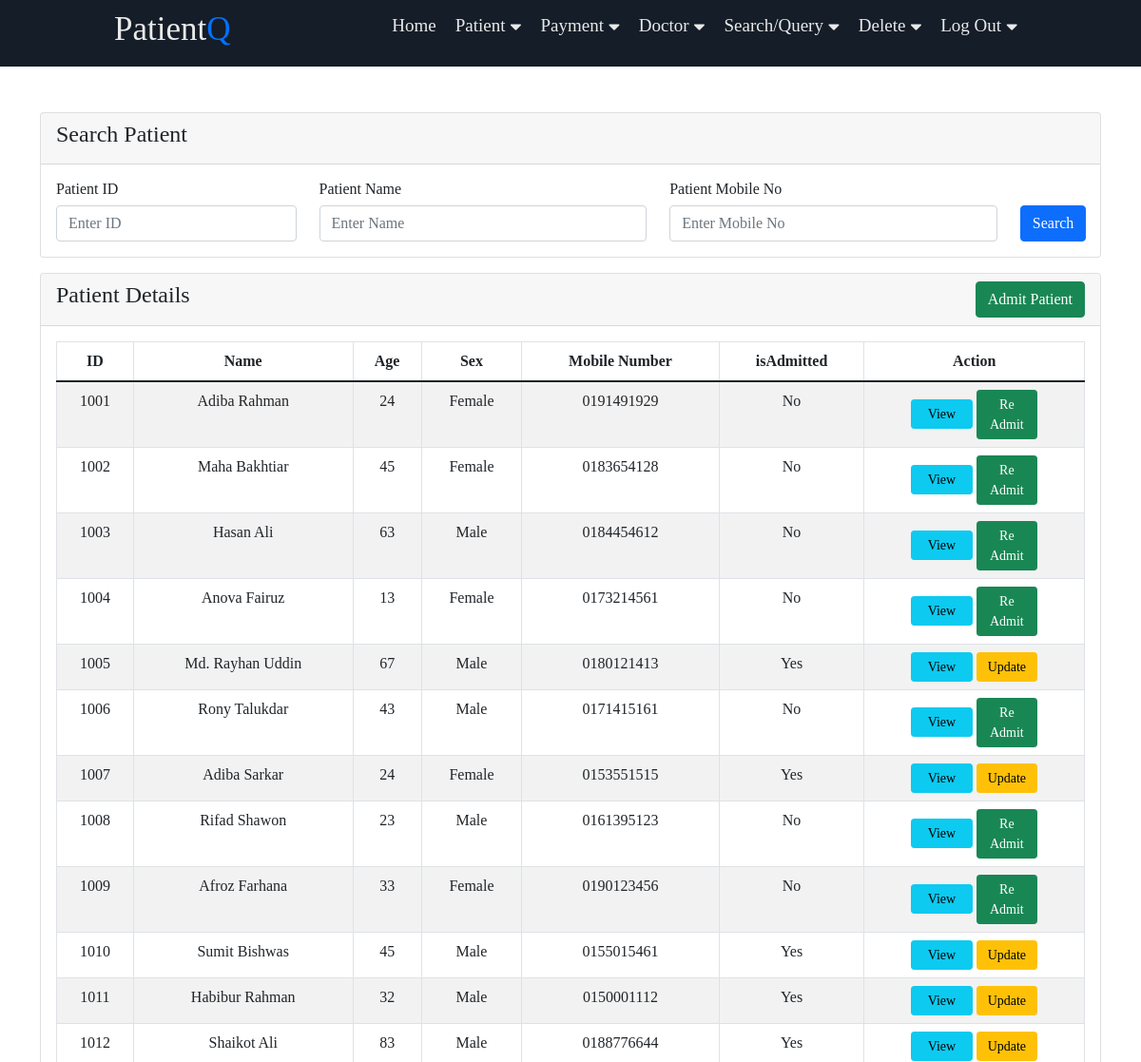
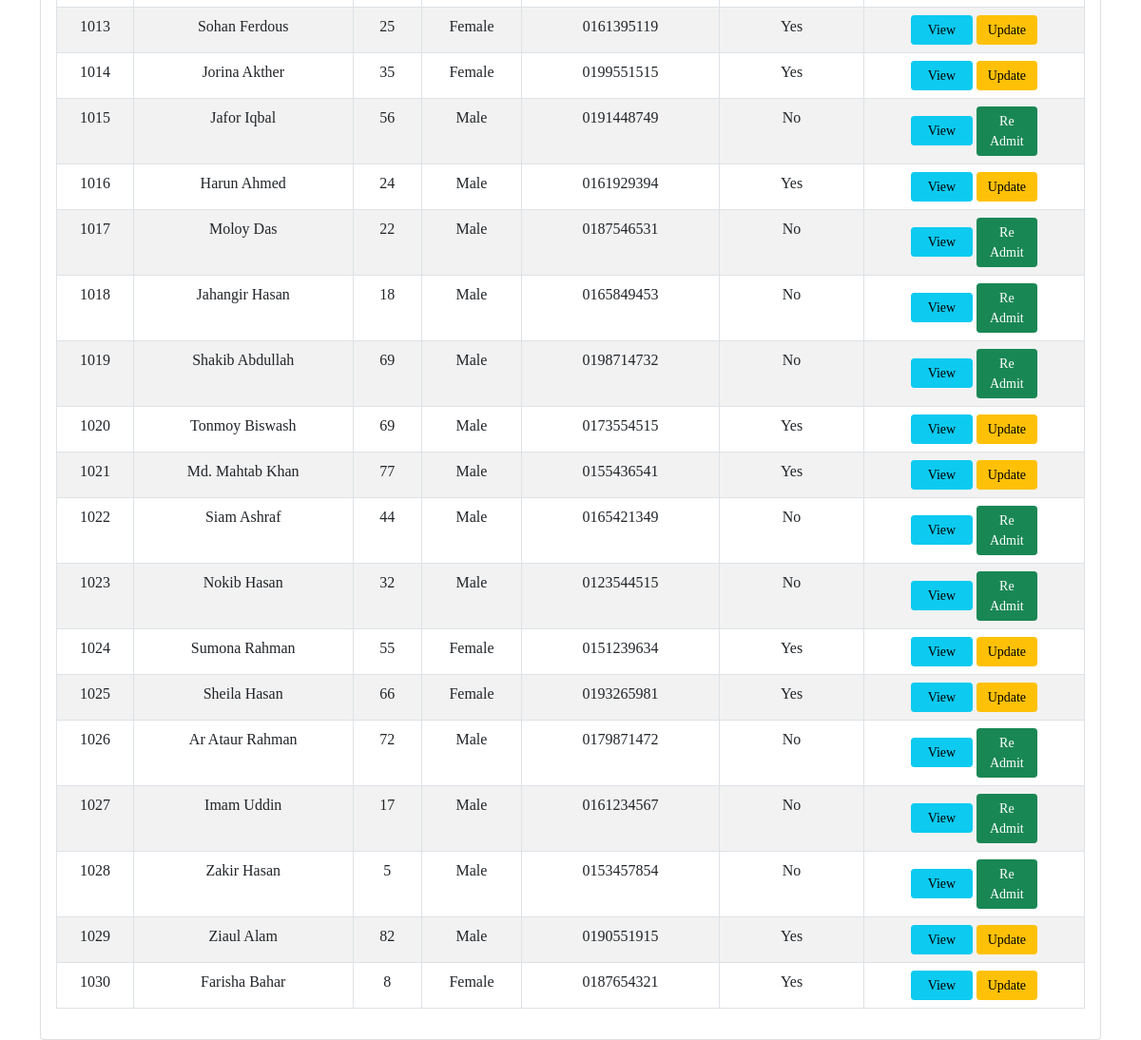
/v_02/patient/search-patient.php, run on the app's committed database (2 pictures, top to bottom).
### tables this page shows
create table patient (
    p_id int auto_increment,
    p_name varchar(30),
    p_age smallint,
    p_sex varchar(1),
    mobile_no varchar(15),
    address varchar(40),
    isResident varchar(1),
    room_no varchar(10),
    primary key (p_id),
    check (isResident = '0' or isResident = '1'),
    check (p_sex = 'F' or p_sex = 'M')
);

### v_02/patient/search-patient.php (the view, shortened to what this page needs)
<?php
    include('../includes/header.php');
    include ('../roots/db-connect.php');
?>
<div class="container mt-5">
<div class="row">
    <div class="col-md-12 mb-3">
        <div class="card">
            <div class="card-header">
                <h4>Search Patient</h4>
            </div>
            <div class="card-body">
                <div class="row">
                    <div class="col-md-12">
                        <form action="" method="GET">
                            <div class="row">
                                <div class="col-sm-3">
                                    <p class="h6">Patient ID</p>
                                    <input type="number" name="search_p_id" value="<?php if (isset($_GET['search_p_id'])) {echo $_GET['search_p_id']; } ?>" class="form-control" placeholder="Enter ID" >
                                </div>
                                <div class="col-sm-4">
                                    <p class="h6">Patient Name</p>
                                    <input type="text" name="search_p_name" value="<?php if (isset($_GET['search_p_name'])) {echo $_GET['search_p_name']; } ?>" class="form-control" placeholder="Enter Name">
                                </div>
                                <div class="col-sm-4">
                                    <p class="h6">Patient Mobile No</p>
                                    <input type="number" name="search_mobile_no" value="<?php if (isset($_GET['search_mobile_no'])) {echo $_GET['search_mobile_no']; } ?>" class="form-control" placeholder="Enter Mobile No">
                                </div>
                                <div class="col-sm-1 text-center">
                                    <p class="h6">&nbsp</p>
                                    <button type="submit" class="btn btn-primary">Search</button>
                                </div>
                            </div>
                        </form>
                    </div>
                </div>
            </div>
        </div>
    </div>
    <div class="col-md-12">
        <div class="card">
            <div class="card-header">
                <h4>Patient Details
                    <a href="admit-patient.php" class = "btn btn-success float-end">Admit Patient</a>
                </h4>
            </div>
            <div class="card-body">
                <table class="table table-bordered table-striped">
                    <thead align="center">
                        <tr>
                            <th>ID</th>
                            <th>Name</th>
                            <th>Age</th>
                            <th>Sex</th>
                            <th>Mobile Number</th>
                            <th>isAdmitted</th>
                            <th>Action</th>
                        </tr>
                    </thead>
                    <tbody align="center">
                        <?php
                            $searched_id = $_GET['search_p_id'];
                            $searched_name = $_GET['search_p_name'];
                            $searched_mobile_no = $_GET['search_mobile_no'];
                            if (!$searched_id and !$searched_name and !$searched_mobile_no) {
                                $query = "SELECT * FROM patient";
                            } else if ($searched_id and !$searched_name and !$searched_mobile_no) {
                                $query = "SELECT * FROM patient WHERE p_id = $searched_id";
                            } else if (!$searched_id and $searched_name and !$searched_mobile_no) {
                                $query = "SELECT * FROM patient WHERE p_name LIKE '%$searched_name%' ";
                            } else if (!$searched_id and !$searched_name and $searched_mobile_no) {
                                $query = "SELECT * FROM patient WHERE mobile_no LIKE '%$searched_mobile_no%' ";
                            } else if ($searched_id and $searched_name and !$searched_mobile_no) {
                                $query = "SELECT * FROM patient WHERE p_id = $searched_id AND p_name LIKE '%$searched_name%' ";
                            } else if (!$searched_id and $searched_name and $searched_mobile_no) {
                                $query = "SELECT * FROM patient WHERE p_name LIKE '%$searched_name%' AND mobile_no LIKE '%$searched_mobile_no%' ";
                            } else if ($searched_id and !$searched_name and $searched_mobile_no) {
                                $query = "SELECT * FROM patient WHERE p_id = $searched_id AND mobile_no LIKE '%$searched_mobile_no%' ";
                            } else {
                                $query = "SELECT * FROM patient WHERE p_id = $searched_id AND p_name LIKE '%$searched_name%' AND mobile_no LIKE '%$searched_mobile_no%' ";
                            }
                            $query_run = mysqli_query($connect, $query);
                            if (mysqli_num_rows($query_run) > 0) {
                                foreach ($query_run as $patient) {
                                    ?>
                                    <tr>
                                        <td> <?= $patient['p_id']; ?> </td>
                                        <td> <?= $patient['p_name']; ?> </td>
                                        <td> <?= $patient['p_age']; ?> </td>
                                        <?php if($patient['p_sex'] == 'M' or $patient['p_sex'] == 'm'): ?>
                                            <td>Male</td>
                                        <?php elseif ($patient['p_sex'] == 'F' or $patient['p_sex'] == 'f'): ?>
                                            <td>Female</td>
                                        <?php else: ?>
                                            <td>Fix</td>
                                        <?php endif; ?>
                                        <td> <?= $patient['mobile_no']; ?> </td>
                                        <?php if($patient['isResident'] == '1'): ?>
                                            <td>Yes</td>
                                        <?php else: ?>
                                            <td>No</td>
                                        <?php endif; ?>
                                        <td>
                                            <a href="../patient/view-patient.php?p_id=<?= $patient['p_id']; ?>" class="btn btn-info btn-sm" style="width:30%">View</a>
                                            <?php if($patient['isResident'] == '1'): ?>
                                                <a href="../patient/update-patient.php?p_id=<?= $patient['p_id']; ?>" class="btn btn-warning btn-sm" style="width:30%">Update</a>
                                            <?php else: ?>
                                                <a href="../patient/update-patient.php?p_id=<?= $patient['p_id']; ?>" class="btn btn-success btn-sm" style="width:30%">Re Admit</a>
                                            <?php endif; ?>
                                        </td>
                                    </tr>
                                    <?php
                                }
                            } else {
                                ?>
                                    <tr>
                                        <td colspan="9">No Record Found!</td>
                                    </tr>
                                <?php
                            }
                        ?>
                    </tbody>
                </table>
            </div>
        </div>
    </div>
</div>
</div>
<?php
    include('../includes/footer.php');
?>

### v_02/navbar/style.css (style rules this page uses)
:root { --color-primary: #0073ff; --color-white: #e9e9e9; --color-black: #141d28; --color-black-1: #212b38; }
* { margin: 0; padding: 0; box-sizing: border-box; }
body { font-family: Trebuchet MS; }

### data on the page
patient: p_id "1001", p_name "Adiba Rahman", p_age "24", p_sex "Female", mobile_no "0191491929", isResident "No"
patient: p_id "1002", p_name "Maha Bakhtiar", p_age "45", p_sex "Female", mobile_no "0183654128", isResident "No"
patient: p_id "1003", p_name "Hasan Ali", p_age "63", p_sex "Male", mobile_no "0184454612", isResident "No"
patient: p_id "1004", p_name "Anova Fairuz", p_age "13", p_sex "Female", mobile_no "0173214561", isResident "No"
patient: p_id "1005", p_name "Md. Rayhan Uddin", p_age "67", p_sex "Male", mobile_no "0180121413", isResident "Yes"
patient: p_id "1006", p_name "Rony Talukdar", p_age "43", p_sex "Male", mobile_no "0171415161", isResident "No"
patient: p_id "1007", p_name "Adiba Sarkar", p_age "24", p_sex "Female", mobile_no "0153551515", isResident "Yes"
patient: p_id "1008", p_name "Rifad Shawon", p_age "23", p_sex "Male", mobile_no "0161395123", isResident "No"
patient: p_id "1009", p_name "Afroz Farhana", p_age "33", p_sex "Female", mobile_no "0190123456", isResident "No"
patient: p_id "1010", p_name "Sumit Bishwas", p_age "45", p_sex "Male", mobile_no "0155015461", isResident "Yes"
patient: p_id "1011", p_name "Habibur Rahman", p_age "32", p_sex "Male", mobile_no "0150001112", isResident "Yes"
patient: p_id "1012", p_name "Shaikot Ali", p_age "83", p_sex "Male", mobile_no "0188776644", isResident "Yes"
patient: p_id "1013", p_name "Sohan Ferdous", p_age "25", p_sex "Female", mobile_no "0161395119", isResident "Yes"
patient: p_id "1014", p_name "Jorina Akther", p_age "35", p_sex "Female", mobile_no "0199551515", isResident "Yes"
patient: p_id "1015", p_name "Jafor Iqbal", p_age "56", p_sex "Male", mobile_no "0191448749", isResident "No"
patient: p_id "1016", p_name "Harun Ahmed", p_age "24", p_sex "Male", mobile_no "0161929394", isResident "Yes"
patient: p_id "1017", p_name "Moloy Das", p_age "22", p_sex "Male", mobile_no "0187546531", isResident "No"
patient: p_id "1018", p_name "Jahangir Hasan", p_age "18", p_sex "Male", mobile_no "0165849453", isResident "No"
patient: p_id "1019", p_name "Shakib Abdullah", p_age "69", p_sex "Male", mobile_no "0198714732", isResident "No"
patient: p_id "1020", p_name "Tonmoy Biswash", p_age "69", p_sex "Male", mobile_no "0173554515", isResident "Yes"
patient: p_id "1021", p_name "Md. Mahtab Khan", p_age "77", p_sex "Male", mobile_no "0155436541", isResident "Yes"
patient: p_id "1022", p_name "Siam Ashraf", p_age "44", p_sex "Male", mobile_no "0165421349", isResident "No"
patient: p_id "1023", p_name "Nokib Hasan", p_age "32", p_sex "Male", mobile_no "0123544515", isResident "No"
patient: p_id "1024", p_name "Sumona Rahman", p_age "55", p_sex "Female", mobile_no "0151239634", isResident "Yes"
patient: p_id "1025", p_name "Sheila Hasan", p_age "66", p_sex "Female", mobile_no "0193265981", isResident "Yes"
patient: p_id "1026", p_name "Ar Ataur Rahman", p_age "72", p_sex "Male", mobile_no "0179871472", isResident "No"
patient: p_id "1027", p_name "Imam Uddin", p_age "17", p_sex "Male", mobile_no "0161234567", isResident "No"
patient: p_id "1028", p_name "Zakir Hasan", p_age "5", p_sex "Male", mobile_no "0153457854", isResident "No"
patient: p_id "1029", p_name "Ziaul Alam", p_age "82", p_sex "Male", mobile_no "0190551915", isResident "Yes"
patient: p_id "1030", p_name "Farisha Bahar", p_age "8", p_sex "Female", mobile_no "0187654321", isResident "Yes"
